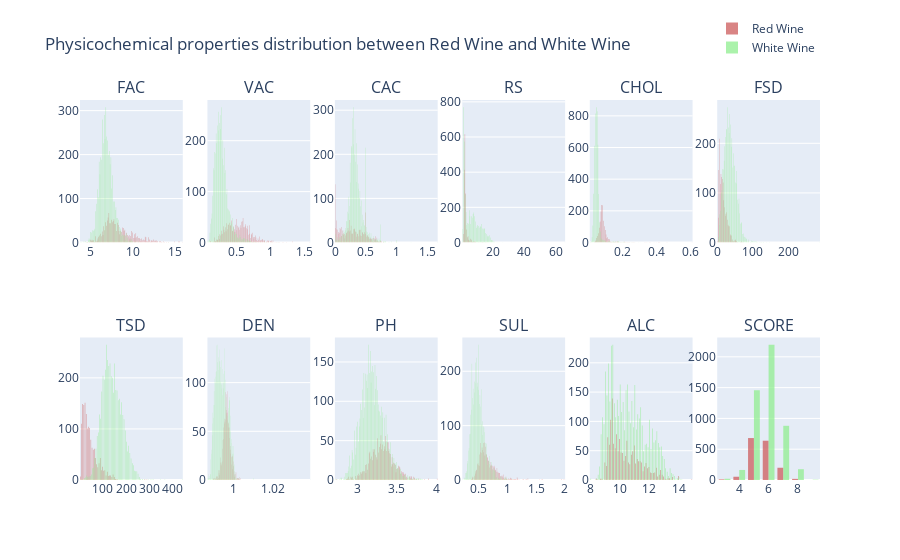

Source (notebook cell):
### Code cell
FIG_COLUMN_SIZE = 6

fig = make_subplots(rows=2, 
                    cols=FIG_COLUMN_SIZE,
                    subplot_titles= list(filter(lambda x: x != "TYPE", df.columns)))
index = 0

for c in df.columns:
     
    if c in ['TYPE']:
        continue
    row, col = divmod(index, FIG_COLUMN_SIZE)
    
    #fig.add_trace(go.Box(y=df[c], name=c), row+1, col+1)
    index += 1
    
    if index == 1:
        fig.add_trace(go.Histogram(x=df[df["TYPE"] == "red"][c], marker_color='#CD5C5C', legendgroup='g1', opacity=0.75, name='Red Wine'), row+1, col+1)
        fig.add_trace(go.Histogram(x=df[df["TYPE"] == "white"][c], marker_color='#90EE90', legendgroup='g1', opacity=0.75, name='White Wine'), row+1, col+1)
    else:
        fig.add_trace(go.Histogram(x=df[df["TYPE"] == "red"][c], marker_color='#CD5C5C', showlegend=False, legendgroup='g1', opacity=0.75, name='Red Wine'), row+1, col+1)
        fig.add_trace(go.Histogram(x=df[df["TYPE"] == "white"][c], marker_color='#90EE90', showlegend=False, legendgroup='g1', opacity=0.75, name='White Wine'), row+1, col+1)
     
    
fig.update_layout(title_text="Physicochemical properties distribution between Red Wine and White Wine")

fig.update_layout(legend=dict(
    orientation="h",
    yanchor="bottom",
    y=1.1,
    xanchor="right",
    x=1
))

fig.show()

### Figure 1 — Plotly figure (JSON) as saved in the notebook; plotly's stock layout.template omitted (floating-point values rounded to 4 significant figures; data arrays with more than 128 entries replaced by an {"elided": "..."} marker saying what was removed)
{"data": [{"legendgroup": "g1", "marker": {"color": "#CD5C5C"}, "name": "Red Wine", "opacity": 0.75, "type": "histogram", "x": {"elided": "1599 float values"}, "xaxis": "x", "yaxis": "y"}, {"legendgroup": "g1", "marker": {"color": "#90EE90"}, "name": "White Wine", "opacity": 0.75, "type": "histogram", "x": {"elided": "4898 float values"}, "xaxis": "x", "yaxis": "y"}, {"legendgroup": "g1", "marker": {"color": "#CD5C5C"}, "name": "Red Wine", "opacity": 0.75, "showlegend": false, "type": "histogram", "x": {"elided": "1599 float values"}, "xaxis": "x2", "yaxis": "y2"}, {"legendgroup": "g1", "marker": {"color": "#90EE90"}, "name": "White Wine", "opacity": 0.75, "showlegend": false, "type": "histogram", "x": {"elided": "4898 float values"}, "xaxis": "x2", "yaxis": "y2"}, {"legendgroup": "g1", "marker": {"color": "#CD5C5C"}, "name": "Red Wine", "opacity": 0.75, "showlegend": false, "type": "histogram", "x": {"elided": "1599 float values"}, "xaxis": "x3", "yaxis": "y3"}, {"legendgroup": "g1", "marker": {"color": "#90EE90"}, "name": "White Wine", "opacity": 0.75, "showlegend": false, "type": "histogram", "x": {"elided": "4898 float values"}, "xaxis": "x3", "yaxis": "y3"}, {"legendgroup": "g1", "marker": {"color": "#CD5C5C"}, "name": "Red Wine", "opacity": 0.75, "showlegend": false, "type": "histogram", "x": {"elided": "1599 float values"}, "xaxis": "x4", "yaxis": "y4"}, {"legendgroup": "g1", "marker": {"color": "#90EE90"}, "name": "White Wine", "opacity": 0.75, "showlegend": false, "type": "histogram", "x": {"elided": "4898 float values"}, "xaxis": "x4", "yaxis": "y4"}, {"legendgroup": "g1", "marker": {"color": "#CD5C5C"}, "name": "Red Wine", "opacity": 0.75, "showlegend": false, "type": "histogram", "x": {"elided": "1599 float values"}, "xaxis": "x5", "yaxis": "y5"}, {"legendgroup": "g1", "marker": {"color": "#90EE90"}, "name": "White Wine", "opacity": 0.75, "showlegend": false, "type": "histogram", "x": {"elided": "4898 float values"}, "xaxis": "x5", "yaxis": "y5"}, {"legendgroup": "g1", "marker": {"color": "#CD5C5C"}, "name": "Red Wine", "opacity": 0.75, "showlegend": false, "type": "histogram", "x": {"elided": "1599 float values"}, "xaxis": "x6", "yaxis": "y6"}, {"legendgroup": "g1", "marker": {"color": "#90EE90"}, "name": "White Wine", "opacity": 0.75, "showlegend": false, "type": "histogram", "x": {"elided": "4898 float values"}, "xaxis": "x6", "yaxis": "y6"}, {"legendgroup": "g1", "marker": {"color": "#CD5C5C"}, "name": "Red Wine", "opacity": 0.75, "showlegend": false, "type": "histogram", "x": {"elided": "1599 float values"}, "xaxis": "x7", "yaxis": "y7"}, {"legendgroup": "g1", "marker": {"color": "#90EE90"}, "name": "White Wine", "opacity": 0.75, "showlegend": false, "type": "histogram", "x": {"elided": "4898 float values"}, "xaxis": "x7", "yaxis": "y7"}, {"legendgroup": "g1", "marker": {"color": "#CD5C5C"}, "name": "Red Wine", "opacity": 0.75, "showlegend": false, "type": "histogram", "x": {"elided": "1599 float values"}, "xaxis": "x8", "yaxis": "y8"}, {"legendgroup": "g1", "marker": {"color": "#90EE90"}, "name": "White Wine", "opacity": 0.75, "showlegend": false, "type": "histogram", "x": {"elided": "4898 float values"}, "xaxis": "x8", "yaxis": "y8"}, {"legendgroup": "g1", "marker": {"color": "#CD5C5C"}, "name": "Red Wine", "opacity": 0.75, "showlegend": false, "type": "histogram", "x": {"elided": "1599 float values"}, "xaxis": "x9", "yaxis": "y9"}, {"legendgroup": "g1", "marker": {"color": "#90EE90"}, "name": "White Wine", "opacity": 0.75, "showlegend": false, "type": "histogram", "x": {"elided": "4898 float values"}, "xaxis": "x9", "yaxis": "y9"}, {"legendgroup": "g1", "marker": {"color": "#CD5C5C"}, "name": "Red Wine", "opacity": 0.75, "showlegend": false, "type": "histogram", "x": {"elided": "1599 float values"}, "xaxis": "x10", "yaxis": "y10"}, {"legendgroup": "g1", "marker": {"color": "#90EE90"}, "name": "White Wine", "opacity": 0.75, "showlegend": false, "type": "histogram", "x": {"elided": "4898 float values"}, "xaxis": "x10", "yaxis": "y10"}, {"legendgroup": "g1", "marker": {"color": "#CD5C5C"}, "name": "Red Wine", "opacity": 0.75, "showlegend": false, "type": "histogram", "x": {"elided": "1599 float values"}, "xaxis": "x11", "yaxis": "y11"}, {"legendgroup": "g1", "marker": {"color": "#90EE90"}, "name": "White Wine", "opacity": 0.75, "showlegend": false, "type": "histogram", "x": {"elided": "4898 float values"}, "xaxis": "x11", "yaxis": "y11"}, {"legendgroup": "g1", "marker": {"color": "#CD5C5C"}, "name": "Red Wine", "opacity": 0.75, "showlegend": false, "type": "histogram", "x": {"elided": "1599 int values"}, "xaxis": "x12", "yaxis": "y12"}, {"legendgroup": "g1", "marker": {"color": "#90EE90"}, "name": "White Wine", "opacity": 0.75, "showlegend": false, "type": "histogram", "x": {"elided": "4898 int values"}, "xaxis": "x12", "yaxis": "y12"}], "layout": {"annotations": [{"font": {"size": 16}, "showarrow": false, "text": "FAC", "x": 0.06944, "xanchor": "center", "xref": "paper", "y": 1, "yanchor": "bottom", "yref": "paper"}, {"font": {"size": 16}, "showarrow": false, "text": "VAC", "x": 0.2417, "xanchor": "center", "xref": "paper", "y": 1, "yanchor": "bottom", "yref": "paper"}, {"font": {"size": 16}, "showarrow": false, "text": "CAC", "x": 0.4139, "xanchor": "center", "xref": "paper", "y": 1, "yanchor": "bottom", "yref": "paper"}, {"font": {"size": 16}, "showarrow": false, "text": "RS", "x": 0.5861, "xanchor": "center", "xref": "paper", "y": 1, "yanchor": "bottom", "yref": "paper"}, {"font": {"size": 16}, "showarrow": false, "text": "CHOL", "x": 0.7583, "xanchor": "center", "xref": "paper", "y": 1, "yanchor": "bottom", "yref": "paper"}, {"font": {"size": 16}, "showarrow": false, "text": "FSD", "x": 0.9306, "xanchor": "center", "xref": "paper", "y": 1, "yanchor": "bottom", "yref": "paper"}, {"font": {"size": 16}, "showarrow": false, "text": "TSD", "x": 0.06944, "xanchor": "center", "xref": "paper", "y": 0.375, "yanchor": "bottom", "yref": "paper"}, {"font": {"size": 16}, "showarrow": false, "text": "DEN", "x": 0.2417, "xanchor": "center", "xref": "paper", "y": 0.375, "yanchor": "bottom", "yref": "paper"}, {"font": {"size": 16}, "showarrow": false, "text": "PH", "x": 0.4139, "xanchor": "center", "xref": "paper", "y": 0.375, "yanchor": "bottom", "yref": "paper"}, {"font": {"size": 16}, "showarrow": false, "text": "SUL", "x": 0.5861, "xanchor": "center", "xref": "paper", "y": 0.375, "yanchor": "bottom", "yref": "paper"}, {"font": {"size": 16}, "showarrow": false, "text": "ALC", "x": 0.7583, "xanchor": "center", "xref": "paper", "y": 0.375, "yanchor": "bottom", "yref": "paper"}, {"font": {"size": 16}, "showarrow": false, "text": "SCORE", "x": 0.9306, "xanchor": "center", "xref": "paper", "y": 0.375, "yanchor": "bottom", "yref": "paper"}], "legend": {"orientation": "h", "x": 1, "xanchor": "right", "y": 1.1, "yanchor": "bottom"}, "title": {"text": "Physicochemical properties distribution between Red Wine and White Wine"}, "xaxis": {"anchor": "y", "domain": [0, 0.1389]}, "xaxis10": {"anchor": "y10", "domain": [0.5167, 0.6556]}, "xaxis11": {"anchor": "y11", "domain": [0.6889, 0.8278]}, "xaxis12": {"anchor": "y12", "domain": [0.8611, 1]}, "xaxis2": {"anchor": "y2", "domain": [0.1722, 0.3111]}, "xaxis3": {"anchor": "y3", "domain": [0.3444, 0.4833]}, "xaxis4": {"anchor": "y4", "domain": [0.5167, 0.6556]}, "xaxis5": {"anchor": "y5", "domain": [0.6889, 0.8278]}, "xaxis6": {"anchor": "y6", "domain": [0.8611, 1]}, "xaxis7": {"anchor": "y7", "domain": [0, 0.1389]}, "xaxis8": {"anchor": "y8", "domain": [0.1722, 0.3111]}, "xaxis9": {"anchor": "y9", "domain": [0.3444, 0.4833]}, "yaxis": {"anchor": "x", "domain": [0.625, 1]}, "yaxis10": {"anchor": "x10", "domain": [0, 0.375]}, "yaxis11": {"anchor": "x11", "domain": [0, 0.375]}, "yaxis12": {"anchor": "x12", "domain": [0, 0.375]}, "yaxis2": {"anchor": "x2", "domain": [0.625, 1]}, "yaxis3": {"anchor": "x3", "domain": [0.625, 1]}, "yaxis4": {"anchor": "x4", "domain": [0.625, 1]}, "yaxis5": {"anchor": "x5", "domain": [0.625, 1]}, "yaxis6": {"anchor": "x6", "domain": [0.625, 1]}, "yaxis7": {"anchor": "x7", "domain": [0, 0.375]}, "yaxis8": {"anchor": "x8", "domain": [0, 0.375]}, "yaxis9": {"anchor": "x9", "domain": [0, 0.375]}}}
